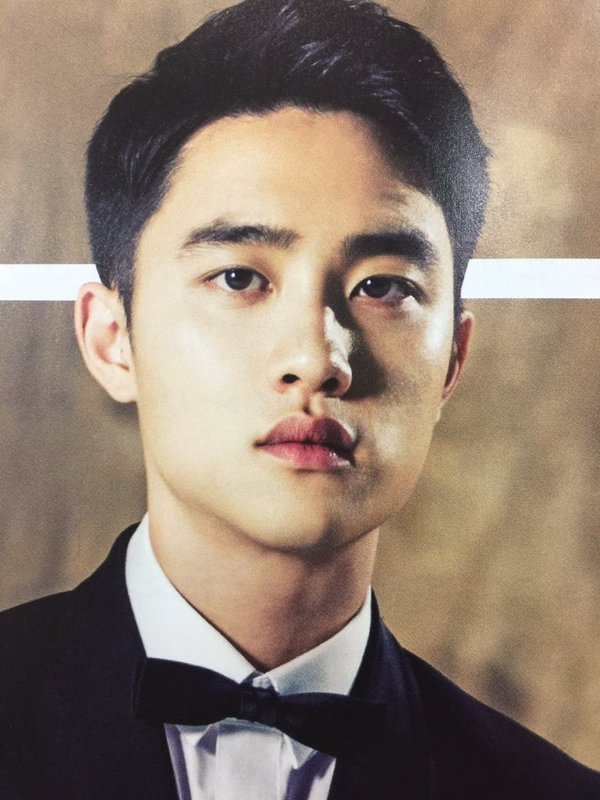
#> input picture do1.jpg, 600 x 800 px
$ python 'Gaussian Lowpass Filter.py'
#> lines starting #> are read from the running program, lines starting #| are printed output that depends on the picture
import cv2
import numpy as np

img = cv2.imread('do1.jpg')
#> img is the input picture: shape (800, 600, 3); mean B, G, R 112.4, 126.8, 143.8
img = cv2.resize(img, (400, 450))
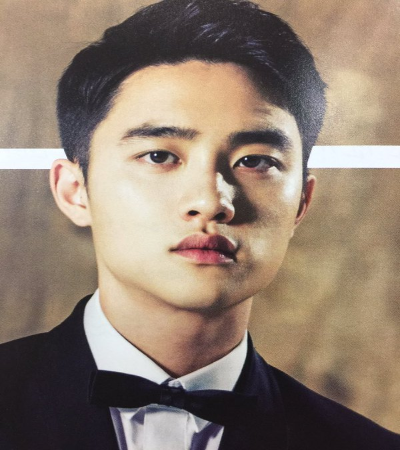
#> img: shape (450, 400, 3); mean B, G, R 112.3, 126.7, 143.7

gray = cv2.cvtColor(img, cv2.COLOR_BGR2GRAY)
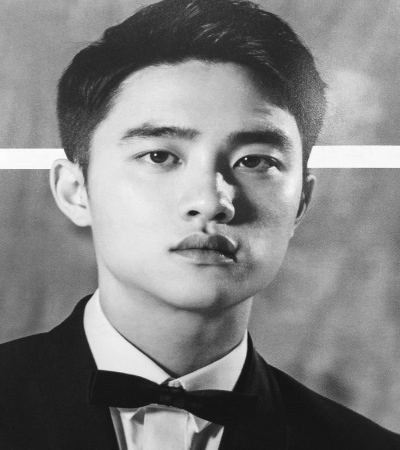
#> gray: shape (450, 400); min 16, max 253, mean 130.2

filter_size = 11
sigma = 5
kernel = cv2.getGaussianKernel(filter_size, sigma)

filtered = cv2.filter2D(gray, -1, kernel)
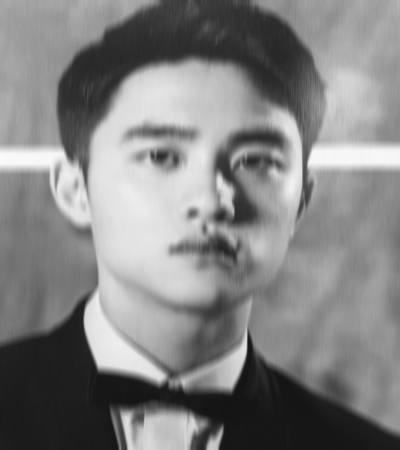
#> filtered: shape (450, 400); min 20, max 252, mean 130.1

cv2.imshow('Original Image', gray)
cv2.imshow('Filtered Image', filtered)
cv2.waitKey(0)
cv2.destroyAllWindows()

$ run again, with do2.jpg copied over do1.jpg
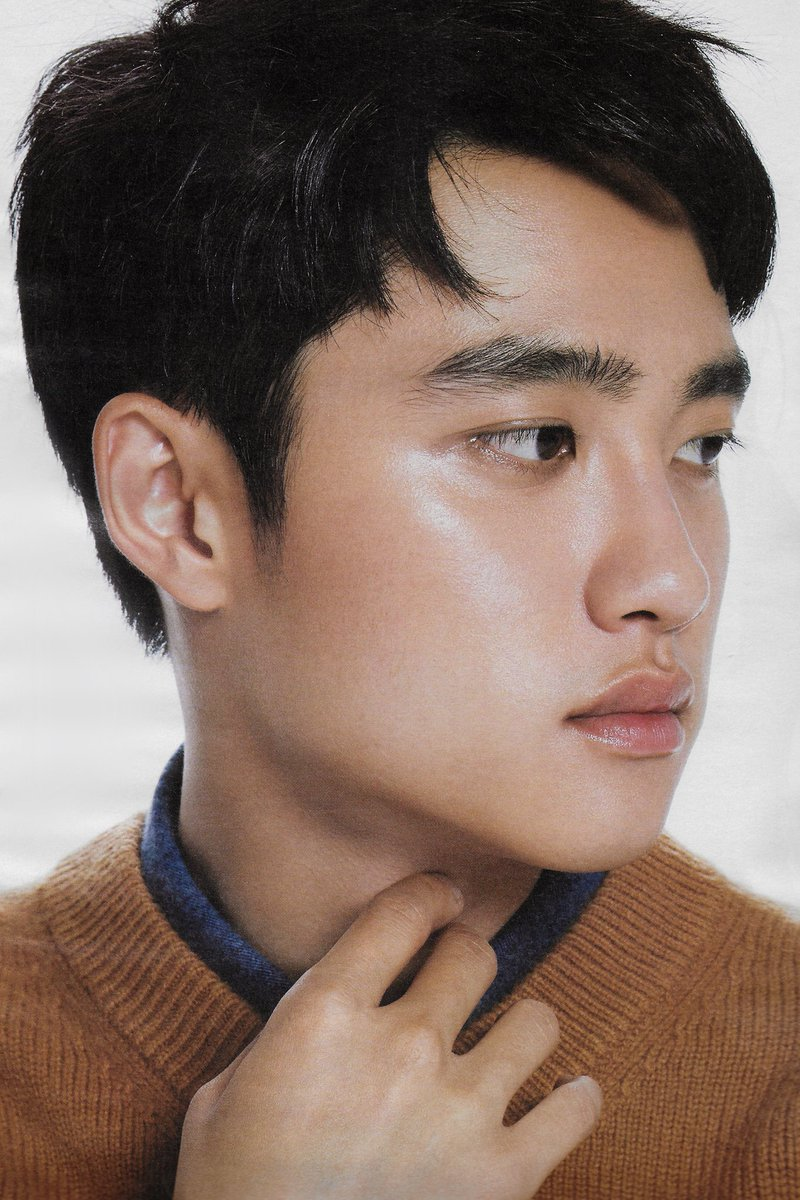
#> input picture do2.jpg, 800 x 1200 px
#> img is the input picture: shape (1200, 800, 3); mean B, G, R 100.6, 111.4, 133.1
#> `img = cv2.resize(img, (400, 450))`:
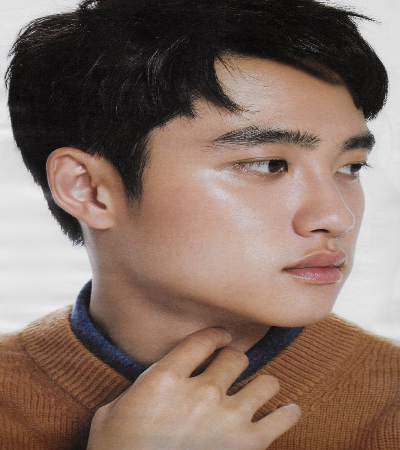
#> img: shape (450, 400, 3); mean B, G, R 100.5, 111.4, 133.1
#> `filtered = cv2.filter2D(gray, -1, kernel)`:
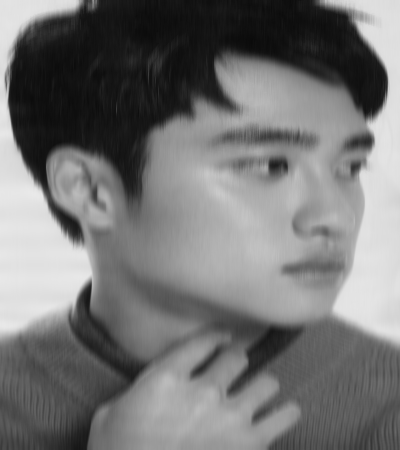
#> filtered: shape (450, 400); min 10, max 233, mean 116.7

$ run again, with do3.jpg copied over do1.jpg
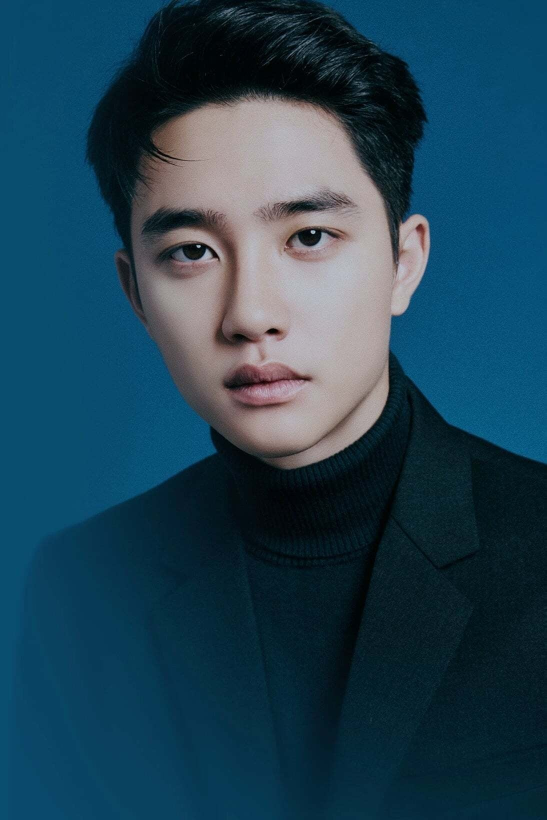
#> input picture do3.jpg, 1093 x 1640 px (shown at 1/2 size)
#> img is the input picture: shape (1640, 1093, 3); mean B, G, R 84.7, 66.5, 32.4
#> `img = cv2.resize(img, (400, 450))`:
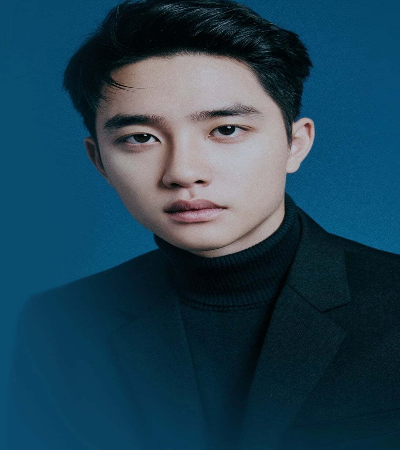
#> img: shape (450, 400, 3); mean B, G, R 84.6, 66.4, 32.3
#> `gray = cv2.cvtColor(img, cv2.COLOR_BGR2GRAY)`:
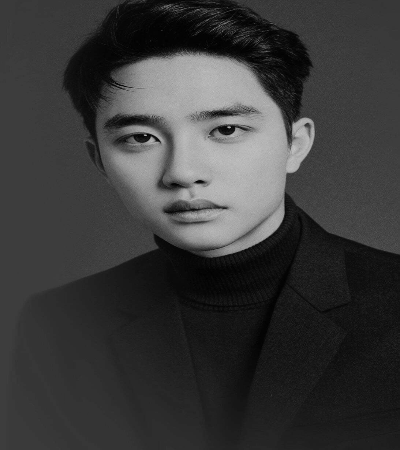
#> gray: shape (450, 400); min 1, max 197, mean 58.3
